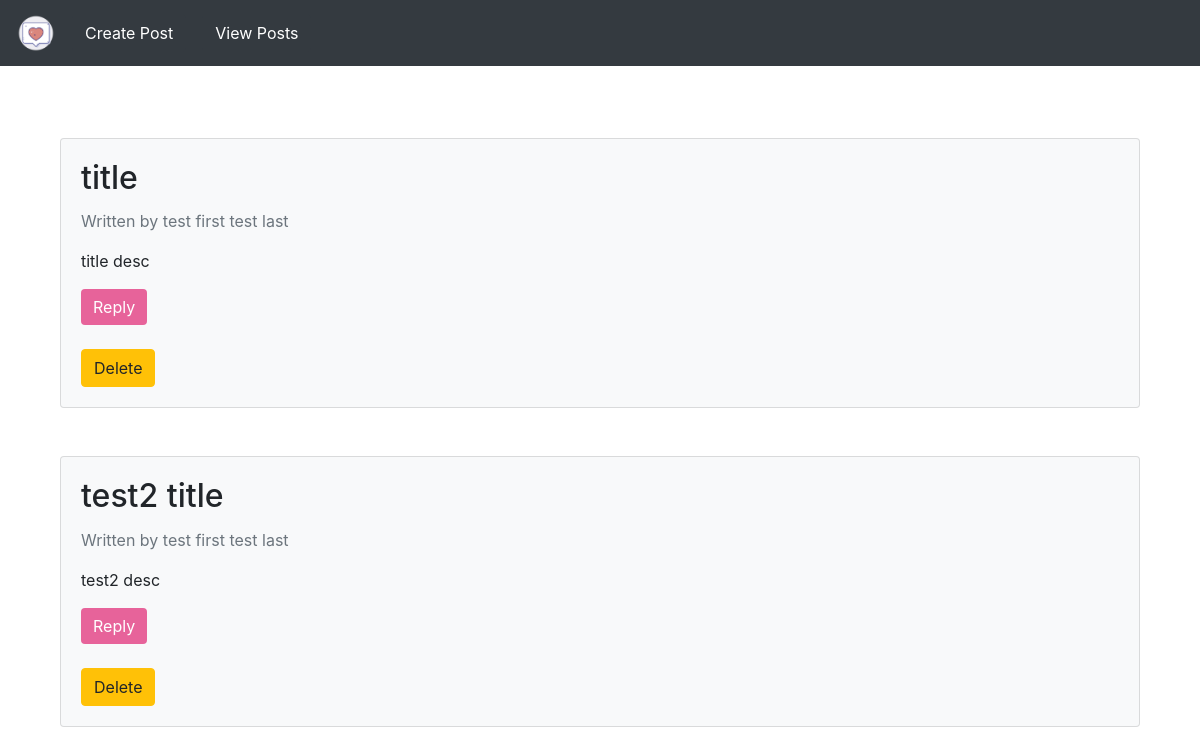
Page /view_posts on the earlier database version.
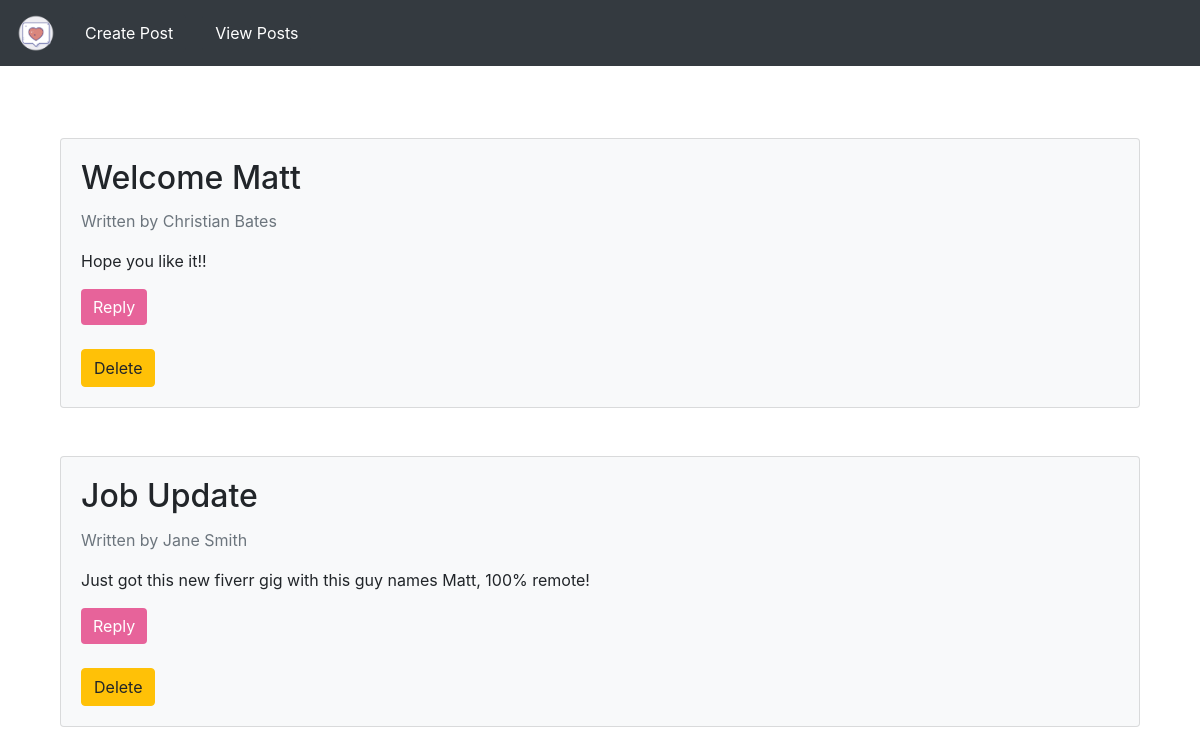
Same page on the later database version.
### tables this page shows
CREATE TABLE Posts (
            post_id INTEGER PRIMARY KEY AUTOINCREMENT,
            title TEXT,
            description TEXT,
            first_name TEXT,
            last_name TEXT
        );

### app.py (the view)
@app.route('/view_posts', methods=('GET', 'POST'))
def view_posts():
    if request.method == 'POST':
        post_id = request.form['post_id']
        return redirect(url_for('reply', post_id=post_id))
    cur = getDatabaseConnection()
    posts = cur.execute('SELECT * FROM posts')
    return render_template('view_posts.html', posts=posts)

### app.py (called while the page is built)
def getDatabaseConnection():
    con = sqlite3.connect('Remindful.db')
    con.row_factory = sqlite3.Row
    return con

@app.context_processor
def delete_reply():
    def delete_reply_func(reply_id):
        return url_for('delete_reply_action', reply_id=reply_id)
    return {'delete_reply': delete_reply_func}

@app.context_processor
def delete_post():
    def delete_post_func(post_id):
        return url_for('delete_post_action', post_id=post_id)
    return {'delete_post': delete_post_func}

### templates/view_posts.html
{% extends 'base.html' %}
{% block content %}
    <br />
    {% for post in posts %}
        <div class="container mt-5">
            <div class="card bg-light">
                <div class="card-body">
                    <h2 class="card-title">{{post['title']}}</h2>
                    <p class="card-text text-muted">Written by {{post['first_name']}} {{post['last_name']}}</p>
                    <p class="card-text">{{ post['description'] }}</p>
                    <form method="post" action="{{ url_for('reply', post_id=post['post_id']) }}">
                        <button class="btn btn-primary" type="submit">Reply</button>
                    </form>
                    <br />
                    <form method="post" action="{{ delete_post(post['post_id']) }}">
                        <button class="btn btn-warning" type="submit">Delete</button>
                    </form>
                </div>
            </div>
        </div>
    {% endfor %}
{% endblock %}

### templates/base.html (shortened to what this page needs)
<!DOCTYPE html>
<html>
    <head>
        <link
          rel="stylesheet"
          href="https://stackpath.bootstrapcdn.com/bootstrap/4.3.1/css/bootstrap.min.css"
        />
        <link rel="stylesheet" href="{{ url_for('static', filename='custom.css') }}">
      </head>
        <body>
            <nav class="navbar navbar-dark bg-dark navbar-expand-lg">
                    <a class="navbar-brand" href="{{ url_for('index')}}">
                        <img src="{{ url_for('static', filename='logo3.png')}}" width="40" height="40">
                    </a>
                    <a class="navbar-brand" href="{{ url_for('create_post')}}">
                        <button type="button" class="btn btn-dark">Create Post</button>
                    </a>
                    <a class="navbar-brand" href="{{ url_for('view_posts')}}">
                        <button type="button" class="btn btn-dark">View Posts</button>
                    </a>
            </nav>
        </body>
        <div class="container font-family-sans-serif">
            {% block content %}{% endblock %}
        </div>
</html>

### static/custom.css (style rules this page uses)
.btn-primary, .btn-primary:hover, .btn-primary:active, .btn-primary:visited { background-color: #E7639A !important; border-color: #E7639A !important; border-style: hidden; }

Differences in the rows shown:
removed Posts: title "title", first_name "test first", last_name "test last", description "title desc"
removed Posts: title "test2 title", first_name "test first", last_name "test last", description "test2 desc"
added Posts: title "Welcome Matt", first_name "Christian", last_name "Bates", description "Hope you like it!!"
added Posts: title "Job Update", first_name "Jane", last_name "Smith", description "Just got this new fiverr gig with this guy names Matt, 100% remote!"
